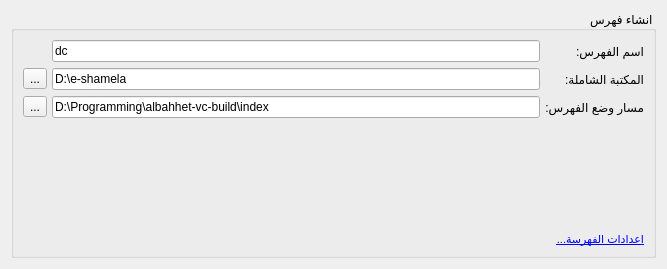
<?xml version="1.0" encoding="UTF-8"?>
<ui version="4.0">
 <class>QuranIndexerWidget</class>
 <widget class="QWidget" name="QuranIndexerWidget">
  <property name="geometry">
   <rect>
    <x>0</x>
    <y>0</y>
    <width>667</width>
    <height>269</height>
   </rect>
  </property>
  <property name="windowTitle">
   <string>Form</string>
  </property>
  <property name="layoutDirection">
   <enum>Qt::RightToLeft</enum>
  </property>
  <layout class="QVBoxLayout" name="verticalLayout">
   <item>
    <widget class="QStackedWidget" name="stackedWidget">
     <property name="currentIndex">
      <number>0</number>
     </property>
     <widget class="QWidget" name="page">
      <layout class="QVBoxLayout" name="verticalLayout_7">
       <property name="spacing">
        <number>0</number>
       </property>
       <property name="margin">
        <number>0</number>
       </property>
       <item>
        <widget class="QGroupBox" name="groupBox_2">
         <property name="title">
          <string>انشاء فهرس</string>
         </property>
         <layout class="QVBoxLayout" name="verticalLayout_2">
          <item>
           <layout class="QGridLayout" name="gridLayout">
            <property name="horizontalSpacing">
             <number>5</number>
            </property>
            <item row="1" column="1">
             <widget class="QLineEdit" name="lineShamelaPath">
              <property name="layoutDirection">
               <enum>Qt::LeftToRight</enum>
              </property>
              <property name="text">
               <string>D:\e-shamela</string>
              </property>
             </widget>
            </item>
            <item row="1" column="2">
             <widget class="QToolButton" name="buttonSelectShamela">
              <property name="text">
               <string>...</string>
              </property>
             </widget>
            </item>
            <item row="1" column="0">
             <widget class="QLabel" name="label_4">
              <property name="text">
               <string>المكتبة الشاملة:</string>
              </property>
             </widget>
            </item>
            <item row="0" column="0">
             <widget class="QLabel" name="label_5">
              <property name="text">
               <string>اسم الفهرس:</string>
              </property>
             </widget>
            </item>
            <item row="0" column="1">
             <widget class="QLineEdit" name="lineIndexName">
              <property name="sizePolicy">
               <sizepolicy hsizetype="Expanding" vsizetype="Maximum">
                <horstretch>0</horstretch>
                <verstretch>0</verstretch>
               </sizepolicy>
              </property>
              <property name="text">
               <string>dc</string>
              </property>
             </widget>
            </item>
            <item row="2" column="1">
             <widget class="QLineEdit" name="lineIndexPath">
              <property name="layoutDirection">
               <enum>Qt::LeftToRight</enum>
              </property>
              <property name="text">
               <string>D:\Programming\albahhet-vc-build\index</string>
              </property>
             </widget>
            </item>
            <item row="2" column="0">
             <widget class="QLabel" name="label_6">
              <property name="text">
               <string>مسار وضع الفهرس:</string>
              </property>
             </widget>
            </item>
            <item row="2" column="2">
             <widget class="QToolButton" name="buttonSelectIndexPath">
              <property name="text">
               <string>...</string>
              </property>
             </widget>
            </item>
           </layout>
          </item>
          <item>
           <spacer name="verticalSpacer">
            <property name="orientation">
             <enum>Qt::Vertical</enum>
            </property>
            <property name="sizeHint" stdset="0">
             <size>
              <width>20</width>
              <height>40</height>
             </size>
            </property>
           </spacer>
          </item>
          <item>
           <widget class="QLabel" name="label_2">
            <property name="cursor">
             <cursorShape>PointingHandCursor</cursorShape>
            </property>
            <property name="text">
             <string>&lt;!DOCTYPE HTML PUBLIC &quot;-//W3C//DTD HTML 4.0//EN&quot; &quot;http://www.w3.org/TR/REC-html40/strict.dtd&quot;&gt;
&lt;html&gt;&lt;head&gt;&lt;meta name=&quot;qrichtext&quot; content=&quot;1&quot; /&gt;&lt;style type=&quot;text/css&quot;&gt;
p, li { white-space: pre-wrap; }
&lt;/style&gt;&lt;/head&gt;&lt;body style=&quot; font-family:'MS Shell Dlg 2'; font-size:8.25pt; font-weight:400; font-style:normal;&quot;&gt;
&lt;p dir='rtl' style=&quot; margin-top:0px; margin-bottom:0px; margin-left:0px; margin-right:0px; -qt-block-indent:0; text-indent:0px;&quot;&gt;&lt;a href=&quot;#settings&quot;&gt;&lt;span style=&quot; text-decoration: underline; color:#0000ff;&quot;&gt;اعدادات الفهرسة...&lt;/span&gt;&lt;/a&gt;&lt;/p&gt;&lt;/body&gt;&lt;/html&gt;</string>
            </property>
            <property name="textFormat">
             <enum>Qt::RichText</enum>
            </property>
           </widget>
          </item>
         </layout>
        </widget>
       </item>
      </layout>
     </widget>
     <widget class="QWidget" name="page_4">
      <layout class="QVBoxLayout" name="verticalLayout_11">
       <item>
        <widget class="QLabel" name="labelStartIndexing">
         <property name="text">
          <string>بدأ الفهرسة</string>
         </property>
        </widget>
       </item>
       <item>
        <widget class="QWidget" name="widgetBooksProgress" native="true">
         <layout class="QVBoxLayout" name="verticalLayout_10"/>
        </widget>
       </item>
       <item>
        <spacer name="verticalSpacer_3">
         <property name="orientation">
          <enum>Qt::Vertical</enum>
         </property>
         <property name="sizeHint" stdset="0">
          <size>
           <width>20</width>
           <height>40</height>
          </size>
         </property>
        </spacer>
       </item>
       <item>
        <widget class="QGroupBox" name="groupBox_4">
         <property name="title">
          <string/>
         </property>
         <layout class="QVBoxLayout" name="verticalLayout_5">
          <item>
           <widget class="QLabel" name="label_8">
            <property name="text">
             <string>تقدم الفهرسة:</string>
            </property>
           </widget>
          </item>
          <item>
           <widget class="QProgressBar" name="progressBar">
            <property name="alignment">
             <set>Qt::AlignCenter</set>
            </property>
            <property name="format">
             <string>%v/%m (%p%)</string>
            </property>
           </widget>
          </item>
         </layout>
        </widget>
       </item>
       <item>
        <widget class="QCheckBox" name="checkOptimizeIndex">
         <property name="text">
          <string>ضغط الفهرس عند انتهاء الفهرسة</string>
         </property>
         <property name="checked">
          <bool>true</bool>
         </property>
        </widget>
       </item>
       <item>
        <widget class="QCheckBox" name="checkShutDown">
         <property name="text">
          <string>اطفاء الجهاز عند الانتهاء</string>
         </property>
        </widget>
       </item>
      </layout>
     </widget>
     <widget class="QWidget" name="page_5">
      <layout class="QVBoxLayout" name="verticalLayout_8">
       <item>
        <widget class="QGroupBox" name="groupBox_3">
         <property name="title">
          <string>تمت الفهرس بنجاح</string>
         </property>
         <layout class="QVBoxLayout" name="verticalLayout_9">
          <item>
           <widget class="QLabel" name="labelIndexingInfo">
            <property name="text">
             <string>&lt;!DOCTYPE HTML PUBLIC &quot;-//W3C//DTD HTML 4.0//EN&quot; &quot;http://www.w3.org/TR/REC-html40/strict.dtd&quot;&gt;
&lt;html&gt;&lt;head&gt;&lt;meta name=&quot;qrichtext&quot; content=&quot;1&quot; /&gt;&lt;style type=&quot;text/css&quot;&gt;
p, li { white-space: pre-wrap; }
&lt;/style&gt;&lt;/head&gt;&lt;body style=&quot; font-family:'MS Shell Dlg 2'; font-size:8.25pt; font-weight:400; font-style:normal;&quot;&gt;
&lt;p dir='rtl' style=&quot; margin-top:0px; margin-bottom:0px; margin-left:0px; margin-right:0px; -qt-block-indent:0; text-indent:0px;&quot;&gt;تمت فهرسة %1&lt;/p&gt;
&lt;p dir='rtl' style=&quot; margin-top:0px; margin-bottom:0px; margin-left:0px; margin-right:0px; -qt-block-indent:0; text-indent:0px;&quot;&gt;&lt;span style=&quot; font-size:8pt;&quot;&gt;تمت الفهرسة خلال %2&lt;/span&gt;&lt;/p&gt;
&lt;p dir='rtl' style=&quot; margin-top:0px; margin-bottom:0px; margin-left:0px; margin-right:0px; -qt-block-indent:0; text-indent:0px;&quot;&gt;&lt;span style=&quot; font-size:8pt;&quot;&gt;تم ضغط الفهرس خلال %3&lt;/span&gt;&lt;/p&gt;
&lt;p style=&quot;-qt-paragraph-type:empty; margin-top:0px; margin-bottom:0px; margin-left:0px; margin-right:0px; -qt-block-indent:0; text-indent:0px; font-size:8pt;&quot;&gt;&lt;/p&gt;&lt;/body&gt;&lt;/html&gt;</string>
            </property>
            <property name="textInteractionFlags">
             <set>Qt::LinksAccessibleByMouse|Qt::TextSelectableByMouse</set>
            </property>
           </widget>
          </item>
         </layout>
        </widget>
       </item>
       <item>
        <spacer name="verticalSpacer_4">
         <property name="orientation">
          <enum>Qt::Vertical</enum>
         </property>
         <property name="sizeHint" stdset="0">
          <size>
           <width>20</width>
           <height>40</height>
          </size>
         </property>
        </spacer>
       </item>
      </layout>
     </widget>
    </widget>
   </item>
  </layout>
 </widget>
 <resources/>
 <connections/>
</ui>
